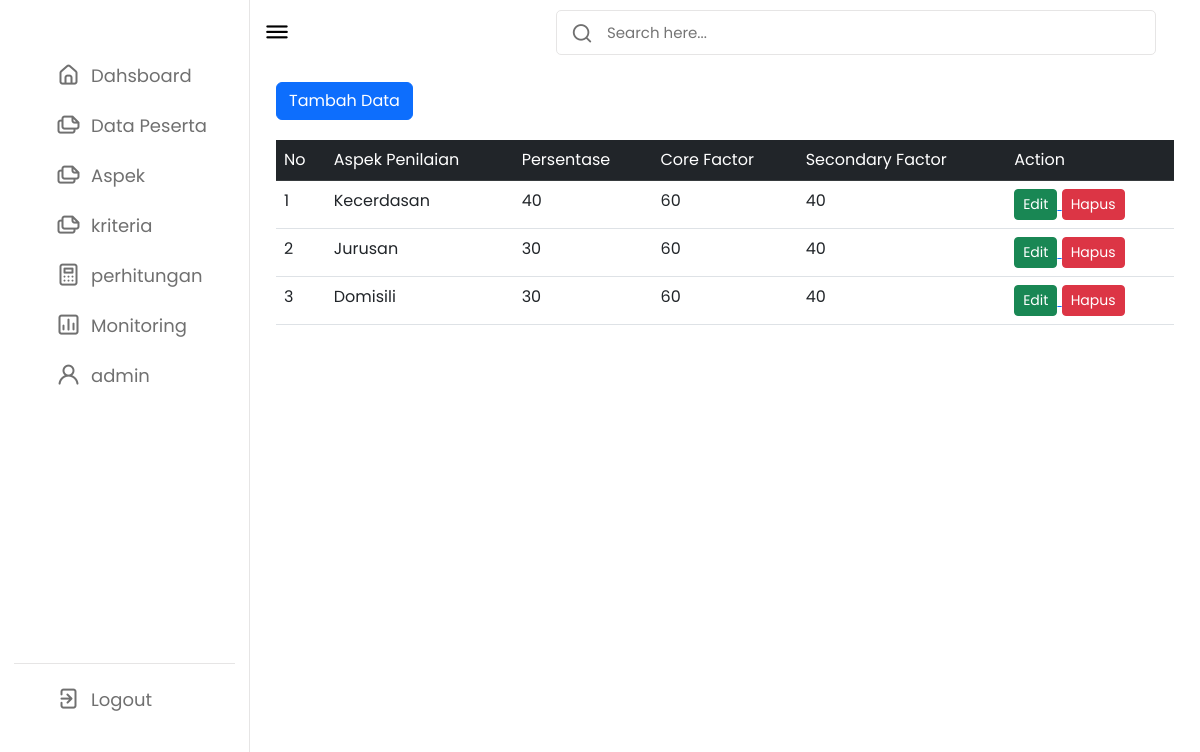
Page /home.php?page=aspek (signed in) on the committed database.
### tables this page shows
CREATE TABLE `pm_aspek` (
  `id_aspek` tinyint(10) NOT NULL,
  `aspek` varchar(50) NOT NULL,
  `prosentase` float NOT NULL,
  `bobot_core` float NOT NULL,
  `bobot_secondary` float NOT NULL
);

### aspek.php (the view, shortened to what this page needs)
<link href="https://cdn.jsdelivr.net/npm/bootstrap@5.2.3/dist/css/bootstrap.min.css" rel="stylesheet">
<div class="container" style="padding-top: 4.5rem;">
	<div class="container-aspek">
		<a href="home.php?page=tambah_aspek">
			<button style="margin-bottom: 20px;" class="btn btn-primary"> <i class="fa fa-plus"></i> Tambah Data </button>
		</a>
		<table class="table">
			<thead class="table-dark">
				<tr>
					<td>No</td>
					<td>Aspek Penilaian</td>
					<td>Persentase</td>
					<td>Core Factor</td>
					<td>Secondary Factor</td>
					<td>Action</td>
				</tr>
			</thead>
			<tbody>
				<?php
				$no = 1;
				$query = "SELECT * FROM pm_aspek ORDER BY id_aspek ASC";
				$aspek_penilaian = $koneksi->prepare($query);
				$aspek_penilaian->execute();
				$res1 = $aspek_penilaian->get_result();
				if ($res1->num_rows > 0) {
					while ($row = $res1->fetch_assoc()) {
						$id = $row['id_aspek'];
						$aspek = $row['aspek'];
						$prosentase = $row['prosentase'];
						$bobot_core = $row['bobot_core'];
						$bobot_secondary = $row['bobot_secondary'];
				?>
						<tr>
							<td><?php echo $no++; ?></td>
							<td><?php echo $aspek; ?></td>
							<td><?php echo $prosentase; ?></td>
							<td><?php echo $bobot_core; ?></td>
							<td><?php echo $bobot_secondary; ?></td>
							<td>
								<a href="home.php?page=edit_aspek&aa=<?php echo base64_encode($id) ?>">
									<button class="btn btn-success btn-sm"> <i class="fa fa-edit"></i> Edit </button>
								</a>
								<a href="hapus_aspek.php?aa=<?php echo base64_encode($id) ?>" onclick="javascript: return confirm('Apakah Anda yakin ingin menghapus data ini?')">
									<button class="btn btn-danger btn-sm"> <i class="fa fa-trash"></i> Hapus </button>
								</a>
							</td>
						</tr>
					<?php }
				} else { ?>
					<tr>
						<td colspan='7' style="text-align: center;">Tidak ada data yang ditemukan</td>
					</tr>
				<?php } ?>
			</tbody>
		</table>
	</div>
</div>

### css1/admin.css (style rules this page uses)
* { margin: 0; padding: 0; box-sizing: border-box; font-family: 'Poppins', sans-serif; }
:root { --primary-color: #0E4BF1; --panel-color: #FFF; --text-color: #000; --black-light-color: #707070; --border-color: #e6e5e5; --toggle-color: #DDD; --box1-color: #4DA3FF; --box2-color: #FFE6AC; --box3-color: #E7D1FC; --title-icon-color: #fff; --tran-05: all 0.5s ease; --tran-03: all 0.3s ease; --tran-03: all 0.2s ease; }
body { min-height: 100vh; background-color: var(--primary-color); }

### rows in the picture
pm_aspek: aspek "Kecerdasan", prosentase "40", bobot_core "60", bobot_secondary "40"
pm_aspek: aspek "Jurusan", prosentase "30", bobot_core "60", bobot_secondary "40"
pm_aspek: aspek "Domisili", prosentase "30", bobot_core "60", bobot_secondary "40"

### other values in the picture
$_SESSION['nama'] "admin"
